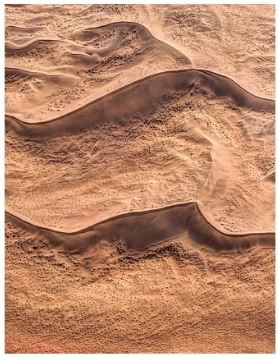
#> input picture img/test.JPG, 278 x 357 px, found by its file name
$ python 'Gaussian filter.py'
#> lines starting #> are read from the running program, lines starting #| are printed output that depends on the picture
import cv2
import numpy as np
from scipy.stats.kde import gaussian_kde
import matplotlib.pyplot as plt

# original image
f = cv2.imread('img/test.jpg', 0)
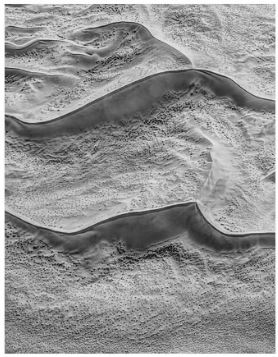
#> f: shape (357, 278); min 1, max 255, mean 147.1
f = f/255

cv2.imshow('original image', f)
cv2.waitKey(0)
cv2.destroyAllWindows()

# create gaussian noise
x, y = f.shape
#> x = 357; y = 278
mean = 0
var = 0.01
sigma = np.sqrt(var)
n = np.random.normal(loc=mean,
                     scale=sigma,
                     size=(x,y))

cv2.imshow('Gaussian noise', n)
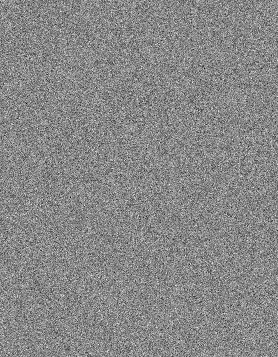
#> window 'Gaussian noise': shape (357, 278) float64; min -0.485, max 0.424, mean 0.000145; drawn with min black and max white
cv2.waitKey(0)
cv2.destroyAllWindows()

# display the probability density function (pdf)
kde = gaussian_kde(n.reshape(int(x*y)))
dist_space = np.linspace(np.min(n), np.max(n), 100)
#> dist_space = 100 values from -0.485 to 0.424
plt.plot(dist_space, kde(dist_space))
plt.xlabel('Noise pixel value'); plt.ylabel('Frequency')
plt.show()
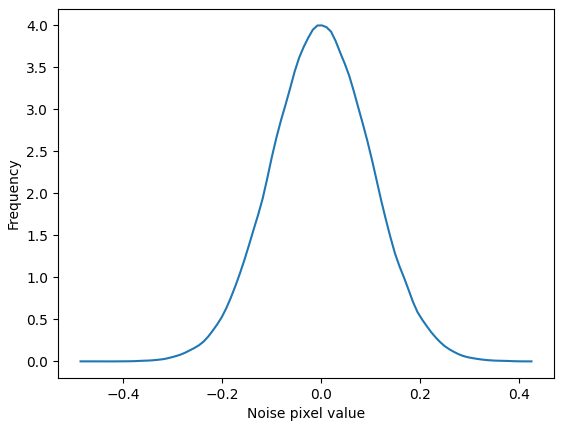
#> figure drawn by matplotlib, 1 panel; curve peaks at x = 0.00163, y = 4

# add a gaussian noise
g = f + n
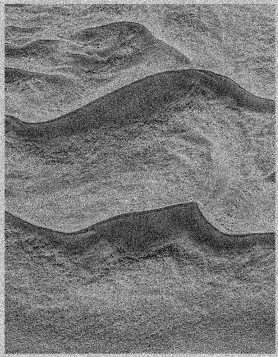
#> g: shape (357, 278) float64; min -0.13, max 1.35, mean 0.577; drawn with min black and max white

cv2.imshow('Corrupted Image', g)
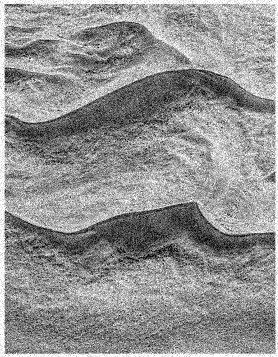
#> window 'Corrupted Image': shape (357, 278); min 0, max 255, mean 146.3
cv2.waitKey(0)
cv2.destroyAllWindows()

# display all
cv2.imshow('original image', f)
cv2.imshow('Gaussian noise', n)
cv2.imshow('Corrupted Image', g)

cv2.waitKey(0)
cv2.destroyAllWindows()

$ run again, with img/alam.jpg copied over img/test.JPG
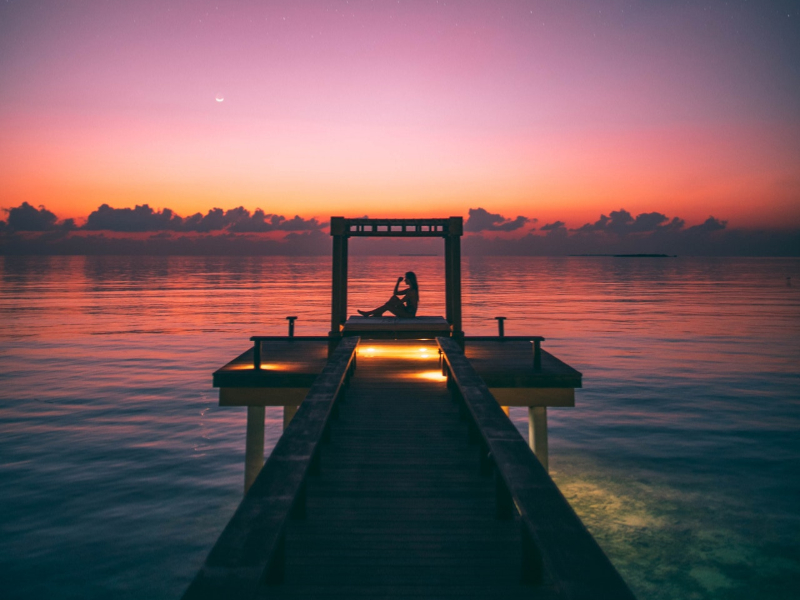
#> input picture img/alam.jpg, 800 x 600 px, found by its file name
#> `plt.show()`:
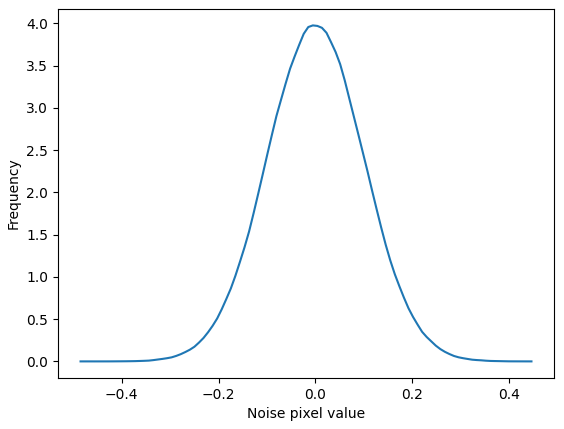
#> figure drawn by matplotlib, 1 panel; curve peaks at x = -0.00516, y = 3.98
#> `g = f + n`:
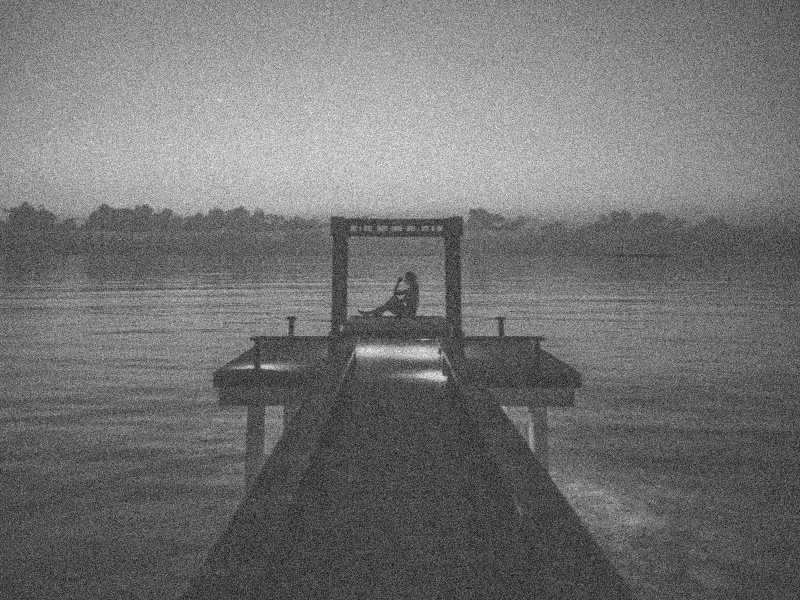
#> g: shape (600, 800) float64; min -0.342, max 1.27, mean 0.386; drawn with min black and max white
